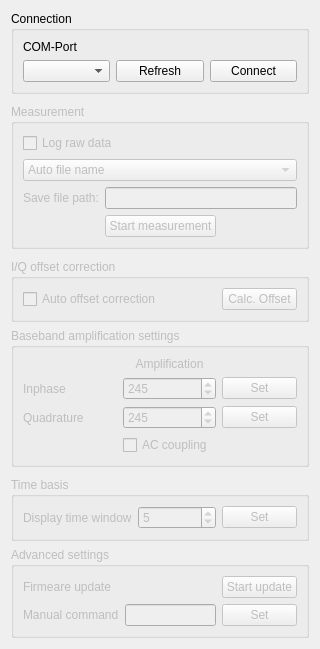
          <widget class="QWidget" name="scrollAreaWidgetContents_2">
           <property name="geometry">
            <rect>
             <x>0</x>
             <y>0</y>
             <width>320</width>
             <height>649</height>
            </rect>
           </property>
           <layout class="QVBoxLayout" name="verticalLayout_4">
            <item>
             <layout class="QGridLayout" name="gridLayout_13">
              <item row="2" column="1">
               <widget class="QGroupBox" name="group_measurement">
                <property name="enabled">
                 <bool>false</bool>
                </property>
                <property name="title">
                 <string>Measurement</string>
                </property>
                <layout class="QGridLayout" name="gridLayout_9">
                 <item row="0" column="0">
                  <layout class="QGridLayout" name="gridLayout_5">
                   <item row="0" column="0">
                    <layout class="QGridLayout" name="gridLayout_7">
                     <item row="0" column="0">
                      <widget class="QCheckBox" name="checkbox_log">
                       <property name="toolTip">
                        <string>Enable data logging in external file</string>
                       </property>
                       <property name="text">
                        <string>Log raw data</string>
                       </property>
                      </widget>
                     </item>
                     <item row="1" column="0">
                      <widget class="QComboBox" name="combobox_filename">
                       <property name="enabled">
                        <bool>false</bool>
                       </property>
                       <property name="toolTip">
                        <string>Select log file and path</string>
                       </property>
                       <item>
                        <property name="text">
                         <string>Auto file name</string>
                        </property>
                       </item>
                       <item>
                        <property name="text">
                         <string>Select file name...</string>
                        </property>
                       </item>
                      </widget>
                     </item>
                     <item row="2" column="0">
                      <layout class="QHBoxLayout" name="horizontalLayout_12">
                       <item>
                        <widget class="QLabel" name="label_2">
                         <property name="text">
                          <string>Save file path:</string>
                         </property>
                        </widget>
                       </item>
                       <item>
                        <widget class="QLineEdit" name="lineedit_filename">
                         <property name="enabled">
                          <bool>false</bool>
                         </property>
                         <property name="readOnly">
                          <bool>true</bool>
                         </property>
                        </widget>
                       </item>
                      </layout>
                     </item>
                    </layout>
                   </item>
                   <item row="1" column="0">
                    <layout class="QHBoxLayout" name="horizontalLayout_7">
                     <property name="topMargin">
                      <number>0</number>
                     </property>
                     <item>
                      <spacer name="horizontalSpacer">
                       <property name="orientation">
                        <enum>Qt::Horizontal</enum>
                       </property>
                       <property name="sizeHint" stdset="0">
                        <size>
                         <width>40</width>
                         <height>20</height>
                        </size>
                       </property>
                      </spacer>
                     </item>
                     <item>
                      <widget class="QPushButton" name="button_startstop">
                       <property name="maximumSize">
                        <size>
                         <width>220</width>
                         <height>16777215</height>
                        </size>
                       </property>
                       <property name="toolTip">
                        <string>Start/stop the measurement</string>
                       </property>
                       <property name="text">
                        <string>Start measurement</string>
                       </property>
                      </widget>
                     </item>
                     <item>
                      <spacer name="horizontalSpacer_4">
                       <property name="orientation">
                        <enum>Qt::Horizontal</enum>
                       </property>
                       <property name="sizeHint" stdset="0">
                        <size>
                         <width>40</width>
                         <height>20</height>
                        </size>
                       </property>
                      </spacer>
                     </item>
                    </layout>
                   </item>
                  </layout>
                 </item>
                </layout>
               </widget>
              </item>
              <item row="0" column="1">
               <widget class="QGroupBox" name="group_connect">
                <property name="title">
                 <string>Connection</string>
                </property>
                <layout class="QGridLayout" name="gridLayout_6">
                 <item row="0" column="0">
                  <layout class="QGridLayout" name="gridLayout_15" rowstretch="0,0" columnstretch="0,0,0,0">
                   <item row="0" column="3">
                    <widget class="QLabel" name="label_23">
                     <property name="text">
                      <string/>
                     </property>
                     <property name="alignment">
                      <set>Qt::AlignCenter</set>
                     </property>
                    </widget>
                   </item>
                   <item row="1" column="1">
                    <widget class="QComboBox" name="list_ports">
                     <property name="maximumSize">
                      <size>
                       <width>220</width>
                       <height>16777215</height>
                      </size>
                     </property>
                     <property name="toolTip">
                      <string>Select COM port</string>
                     </property>
                    </widget>
                   </item>
                   <item row="1" column="2">
                    <widget class="QPushButton" name="button_refreshports">
                     <property name="toolTip">
                      <string>Refresh COM port list</string>
                     </property>
                     <property name="text">
                      <string>Refresh</string>
                     </property>
                    </widget>
                   </item>
                   <item row="0" column="1">
                    <widget class="QLabel" name="label_21">
                     <property name="text">
                      <string>COM-Port</string>
                     </property>
                     <property name="alignment">
                      <set>Qt::AlignBottom|Qt::AlignLeading|Qt::AlignLeft</set>
                     </property>
                    </widget>
                   </item>
                   <item row="1" column="3">
                    <widget class="QPushButton" name="button_connect">
                     <property name="toolTip">
                      <string>Open/close COM port</string>
                     </property>
                     <property name="text">
                      <string>Connect</string>
                     </property>
                    </widget>
                   </item>
                  </layout>
                 </item>
                </layout>
               </widget>
              </item>
              <item row="8" column="1">
               <widget class="QGroupBox" name="group_timebasis">
                <property name="enabled">
                 <bool>false</bool>
                </property>
                <property name="title">
                 <string>Time basis</string>
                </property>
                <layout class="QGridLayout" name="gridLayout_23">
                 <item row="0" column="0">
                  <layout class="QHBoxLayout" name="horizontalLayout_5">
                   <item>
                    <widget class="QLabel" name="label_18">
                     <property name="text">
                      <string>Display time window</string>
                     </property>
                    </widget>
                   </item>
                   <item>
                    <widget class="QSpinBox" name="spin_internal_time">
                     <property name="toolTip">
                      <string>Length of display time axis</string>
                     </property>
                     <property name="minimum">
                      <number>1</number>
                     </property>
                     <property name="value">
                      <number>5</number>
                     </property>
                    </widget>
                   </item>
                   <item>
                    <widget class="QPushButton" name="button_set_internal_time">
                     <property name="maximumSize">
                      <size>
                       <width>75</width>
                       <height>16777215</height>
                      </size>
                     </property>
                     <property name="toolTip">
                      <string>Set selected display time axis length</string>
                     </property>
                     <property name="text">
                      <string>Set</string>
                     </property>
                    </widget>
                   </item>
                  </layout>
                 </item>
                </layout>
               </widget>
              </item>
              <item row="9" column="1">
               <widget class="QGroupBox" name="group_advanced">
                <property name="enabled">
                 <bool>false</bool>
                </property>
                <property name="title">
                 <string>Advanced settings</string>
                </property>
                <layout class="QGridLayout" name="gridLayout_24">
                 <item row="0" column="0">
                  <layout class="QGridLayout" name="gridLayout_4">
                   <item row="0" column="0">
                    <widget class="QLabel" name="label_4">
                     <property name="text">
                      <string>Firmeare update</string>
                     </property>
                    </widget>
                   </item>
                   <item row="1" column="1">
                    <widget class="QLineEdit" name="edit_rawcmd">
                     <property name="sizePolicy">
                      <sizepolicy hsizetype="Preferred" vsizetype="Fixed">
                       <horstretch>0</horstretch>
                       <verstretch>0</verstretch>
                      </sizepolicy>
                     </property>
                     <property name="toolTip">
                      <string>Enter a manual command to be sent to the device</string>
                     </property>
                    </widget>
                   </item>
                   <item row="1" column="2">
                    <widget class="QPushButton" name="button_set_raw">
                     <property name="maximumSize">
                      <size>
                       <width>75</width>
                       <height>16777215</height>
                      </size>
                     </property>
                     <property name="toolTip">
                      <string>Send manual command over COM port</string>
                     </property>
                     <property name="text">
                      <string>Set</string>
                     </property>
                    </widget>
                   </item>
                   <item row="0" column="2">
                    <widget class="QPushButton" name="button_update">
                     <property name="maximumSize">
                      <size>
                       <width>75</width>
                       <height>16777215</height>
                      </size>
                     </property>
                     <property name="toolTip">
                      <string>Enable firmware update mode for radar system</string>
                     </property>
                     <property name="text">
                      <string>Start update</string>
                     </property>
                    </widget>
                   </item>
                   <item row="1" column="0">
                    <widget class="QLabel" name="label_14">
                     <property name="text">
                      <string>Manual command</string>
                     </property>
                    </widget>
                   </item>
                  </layout>
                 </item>
                </layout>
               </widget>
              </item>
              <item row="6" column="1">
               <widget class="QGroupBox" name="group_baseband">
                <property name="enabled">
                 <bool>false</bool>
                </property>
                <property name="title">
                 <string>Baseband amplification settings</string>
                </property>
                <layout class="QGridLayout" name="gridLayout_21">
                 <item row="0" column="0">
                  <layout class="QGridLayout" name="gridLayout_14">
                   <item row="1" column="4">
                    <widget class="QPushButton" name="button_set_i">
                     <property name="maximumSize">
                      <size>
                       <width>75</width>
                       <height>16777215</height>
                      </size>
                     </property>
                     <property name="toolTip">
                      <string>Set selected inphase gain</string>
                     </property>
                     <property name="text">
                      <string>Set</string>
                     </property>
                    </widget>
                   </item>
                   <item row="2" column="2">
                    <widget class="QSpinBox" name="spin_gain_q">
                     <property name="toolTip">
                      <string>Gain for quadrature signal</string>
                     </property>
                     <property name="maximum">
                      <number>255</number>
                     </property>
                     <property name="value">
                      <number>245</number>
                     </property>
                    </widget>
                   </item>
                   <item row="1" column="2">
                    <widget class="QSpinBox" name="spin_gain_i">
                     <property name="toolTip">
                      <string>Gain for inphase signal</string>
                     </property>
                     <property name="maximum">
                      <number>255</number>
                     </property>
                     <property name="value">
                      <number>245</number>
                     </property>
                    </widget>
                   </item>
                   <item row="0" column="2">
                    <widget class="QLabel" name="label_3">
                     <property name="text">
                      <string>Amplification</string>
                     </property>
                     <property name="alignment">
                      <set>Qt::AlignCenter</set>
                     </property>
                    </widget>
                   </item>
                   <item row="2" column="4">
                    <widget class="QPushButton" name="button_set_q">
                     <property name="maximumSize">
                      <size>
                       <width>75</width>
                       <height>16777215</height>
                      </size>
                     </property>
                     <property name="toolTip">
                      <string>Set selected quadrature gain</string>
                     </property>
                     <property name="text">
                      <string>Set</string>
                     </property>
                    </widget>
                   </item>
                   <item row="3" column="2">
                    <widget class="QCheckBox" name="checkbox_ac">
                     <property name="toolTip">
                      <string>Enable AC coupling for baseband signals</string>
                     </property>
                     <property name="text">
                      <string>AC coupling</string>
                     </property>
                    </widget>
                   </item>
                   <item row="2" column="1">
                    <widget class="QLabel" name="label_7">
                     <property name="text">
                      <string>Quadrature</string>
                     </property>
                    </widget>
                   </item>
                   <item row="1" column="1">
                    <widget class="QLabel" name="label_6">
                     <property name="text">
                      <string>Inphase</string>
                     </property>
                    </widget>
                   </item>
                  </layout>
                 </item>
                </layout>
               </widget>
              </item>
              <item row="4" column="1">
               <widget class="QGroupBox" name="group_offset">
                <property name="enabled">
                 <bool>false</bool>
                </property>
                <property name="title">
                 <string>I/Q offset correction</string>
                </property>
                <layout class="QGridLayout" name="gridLayout_20">
                 <item row="0" column="0">
                  <layout class="QGridLayout" name="gridLayout_17" rowstretch="0" columnstretch="0,0,0">
                   <item row="0" column="2">
                    <widget class="QPushButton" name="button_calcoffset">
                     <property name="maximumSize">
                      <size>
                       <width>75</width>
                       <height>16777215</height>
                      </size>
                     </property>
                     <property name="toolTip">
                      <string>Manually estimate offset once</string>
                     </property>
                     <property name="text">
                      <string>Calc. Offset</string>
                     </property>
                    </widget>
                   </item>
                   <item row="0" column="1">
                    <widget class="QCheckBox" name="checkbox_auto_offset">
                     <property name="sizePolicy">
                      <sizepolicy hsizetype="Preferred" vsizetype="Fixed">
                       <horstretch>0</horstretch>
                       <verstretch>0</verstretch>
                      </sizepolicy>
                     </property>
                     <property name="toolTip">
                      <string>Enable automatic offset correction</string>
                     </property>
                     <property name="text">
                      <string>Auto offset correction</string>
                     </property>
                    </widget>
                   </item>
                  </layout>
                 </item>
                </layout>
               </widget>
              </item>
              <item row="3" column="1">
               <spacer name="verticalSpacer_7">
                <property name="orientation">
                 <enum>Qt::Vertical</enum>
                </property>
                <property name="sizeHint" stdset="0">
                 <size>
                  <width>20</width>
                  <height>40</height>
                 </size>
                </property>
               </spacer>
              </item>
              <item row="1" column="1">
               <spacer name="verticalSpacer_3">
                <property name="orientation">
                 <enum>Qt::Vertical</enum>
                </property>
                <property name="sizeHint" stdset="0">
                 <size>
                  <width>20</width>
                  <height>40</height>
                 </size>
                </property>
               </spacer>
              </item>
              <item row="7" column="1">
               <spacer name="verticalSpacer_2">
                <property name="orientation">
                 <enum>Qt::Vertical</enum>
                </property>
                <property name="sizeHint" stdset="0">
                 <size>
                  <width>20</width>
                  <height>40</height>
                 </size>
                </property>
               </spacer>
              </item>
             </layout>
            </item>
           </layout>
          </widget>
